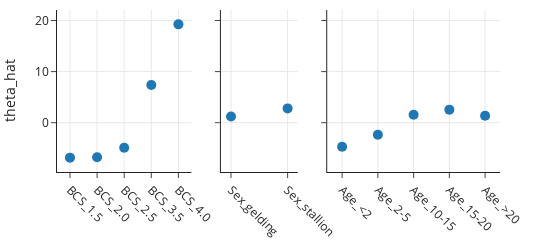

Here is the notebook cell this chart was saved with:
### Markdown cell above
According to average loss, this model does better than the previous model with only `Girth` and `Length`.
But, let's try to make this model simpler while keeping its accuracy.
To do this, we look at the coefficients for each of the dummy variables, to see how close they are to 0 and to one another. In other words, we want to see how much the intercept might change if we include them in the model.

### Code cell
bcs_vars = ['BCS_1.5', 'BCS_2.0', 'BCS_2.5', 'BCS_3.5', 'BCS_4.0']
age_vars = ['Age_<2', 'Age_2-5', 'Age_10-15', 'Age_15-20', 'Age_>20']
sex_vars = ['Sex_gelding', 'Sex_stallion']

thetas = (pd.DataFrame({'var': X_one_hot.columns, 'theta_hat': theta_hat})
          .set_index('var'))

f1 = px.scatter(thetas.loc[bcs_vars].reset_index(), x='var', y='theta_hat')
f2 = px.scatter(thetas.loc[sex_vars].reset_index(), x='var', y='theta_hat')
f3 = px.scatter(thetas.loc[age_vars].reset_index(), x='var', y='theta_hat')

fig = plots_in_row([f1, f2, f3],
                   width=550, height=250,
                   shared_yaxes=True,
                   column_widths=[0.35, 0.2, 0.45])

ylabel(fig, 'theta_hat', row=1, col=1)
fig.update_xaxes(tickangle=45)
fig.update_traces(marker_size=10)

### Figure 1 — Plotly figure (JSON) as saved in the notebook; plotly's stock layout.template omitted (floating-point values rounded to 4 significant figures)
{"data": [{"hovertemplate": "var=%{x}<br>theta_hat=%{y}<extra></extra>", "legendgroup": "", "marker": {"color": "#1F77B4", "size": 10, "symbol": "circle"}, "mode": "markers", "name": "", "orientation": "v", "showlegend": false, "type": "scatter", "x": ["BCS_1.5", "BCS_2.0", "BCS_2.5", "BCS_3.5", "BCS_4.0"], "xaxis": "x", "y": [-6.837, -6.754, -4.913, 7.387, 19.25], "yaxis": "y"}, {"hovertemplate": "var=%{x}<br>theta_hat=%{y}<extra></extra>", "legendgroup": "", "marker": {"color": "#1F77B4", "size": 10, "symbol": "circle"}, "mode": "markers", "name": "", "orientation": "v", "showlegend": false, "type": "scatter", "x": ["Sex_gelding", "Sex_stallion"], "xaxis": "x2", "y": [1.2, 2.798], "yaxis": "y2"}, {"hovertemplate": "var=%{x}<br>theta_hat=%{y}<extra></extra>", "legendgroup": "", "marker": {"color": "#1F77B4", "size": 10, "symbol": "circle"}, "mode": "markers", "name": "", "orientation": "v", "showlegend": false, "type": "scatter", "x": ["Age_<2", "Age_2-5", "Age_10-15", "Age_15-20", "Age_>20"], "xaxis": "x3", "y": [-4.691, -2.341, 1.559, 2.56, 1.353], "yaxis": "y3"}], "layout": {"height": 250, "width": 550, "xaxis": {"anchor": "y", "autorange": true, "domain": [0, 0.3033], "range": [-0.479, 4.479], "tickangle": 45, "type": "category"}, "xaxis2": {"anchor": "y2", "autorange": true, "domain": [0.37, 0.5433], "range": [-0.1786, 1.179], "tickangle": 45, "type": "category"}, "xaxis3": {"anchor": "y3", "autorange": true, "domain": [0.61, 1], "range": [-0.417, 4.417], "tickangle": 45, "type": "category"}, "yaxis": {"anchor": "x", "autorange": true, "domain": [0, 1], "range": [-9.636, 22.04], "title": {"text": "theta_hat"}, "type": "linear"}, "yaxis2": {"anchor": "x2", "autorange": true, "domain": [0, 1], "matches": "y", "range": [-9.636, 22.04], "showticklabels": false, "type": "linear"}, "yaxis3": {"anchor": "x3", "autorange": true, "domain": [0, 1], "matches": "y", "range": [-9.636, 22.04], "showticklabels": false, "type": "linear"}}}
